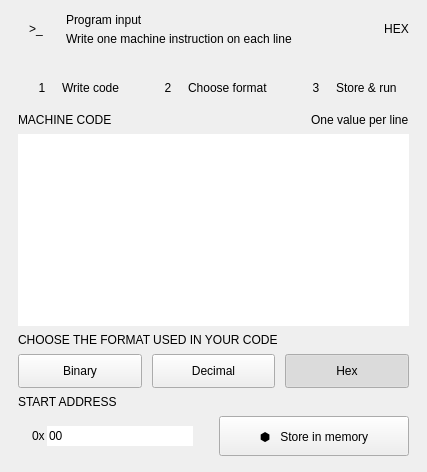
         <widget class="QFrame" name="inputCard">
          <property name="frameShape">
           <enum>QFrame::NoFrame</enum>
          </property>
          <property name="role" stdset="0">
           <string>card</string>
          </property>
          <layout class="QVBoxLayout" name="inputCardLayout">
           <property name="spacing">
            <number>0</number>
           </property>
           <property name="leftMargin">
            <number>0</number>
           </property>
           <property name="topMargin">
            <number>0</number>
           </property>
           <property name="rightMargin">
            <number>0</number>
           </property>
           <property name="bottomMargin">
            <number>0</number>
           </property>
           <item>
            <widget class="QFrame" name="inputHeader">
             <property name="frameShape">
              <enum>QFrame::NoFrame</enum>
             </property>
             <property name="role" stdset="0">
              <string>cardheader</string>
             </property>
             <layout class="QHBoxLayout" name="inputHeaderLayout">
              <property name="spacing">
               <number>12</number>
              </property>
              <property name="leftMargin">
               <number>18</number>
              </property>
              <property name="topMargin">
               <number>11</number>
              </property>
              <property name="rightMargin">
               <number>18</number>
              </property>
              <property name="bottomMargin">
               <number>11</number>
              </property>
              <item>
               <widget class="QLabel" name="inputIcon">
                <property name="text">
                 <string>&gt;_</string>
                </property>
                <property name="alignment">
                 <set>Qt::AlignCenter</set>
                </property>
                <property name="role" stdset="0">
                 <string>icon</string>
                </property>
                <property name="minimumSize">
                 <size>
                  <width>36</width>
                  <height>36</height>
                 </size>
                </property>
                <property name="maximumSize">
                 <size>
                  <width>36</width>
                  <height>36</height>
                 </size>
                </property>
               </widget>
              </item>
              <item>
               <layout class="QVBoxLayout" name="inputTitleLayout">
                <property name="spacing">
                 <number>2</number>
                </property>
                <property name="leftMargin">
                 <number>0</number>
                </property>
                <property name="topMargin">
                 <number>0</number>
                </property>
                <property name="rightMargin">
                 <number>0</number>
                </property>
                <property name="bottomMargin">
                 <number>0</number>
                </property>
                <item>
                 <widget class="QLabel" name="inputTitle">
                  <property name="text">
                   <string>Program input</string>
                  </property>
                  <property name="role" stdset="0">
                   <string>cardtitle</string>
                  </property>
                 </widget>
                </item>
                <item>
                 <widget class="QLabel" name="inputSubtitle">
                  <property name="text">
                   <string>Write one machine instruction on each line</string>
                  </property>
                  <property name="role" stdset="0">
                   <string>cardsub</string>
                  </property>
                 </widget>
                </item>
               </layout>
              </item>
              <item>
               <spacer name="inputHeaderSpacer">
                <property name="orientation">
                 <enum>Qt::Horizontal</enum>
                </property>
                <property name="sizeHint" stdset="0">
                 <size>
                  <width>20</width>
                  <height>10</height>
                 </size>
                </property>
               </spacer>
              </item>
              <item>
               <widget class="QLabel" name="formatBadge">
                <property name="text">
                 <string>HEX</string>
                </property>
                <property name="alignment">
                 <set>Qt::AlignCenter</set>
                </property>
                <property name="role" stdset="0">
                 <string>badge</string>
                </property>
               </widget>
              </item>
             </layout>
            </widget>
           </item>
           <item>
            <widget class="QFrame" name="inputBody">
             <property name="frameShape">
              <enum>QFrame::NoFrame</enum>
             </property>
             <layout class="QVBoxLayout" name="inputBodyLayout" stretch="0,0,1,0,0,0,0">
              <property name="spacing">
               <number>7</number>
              </property>
              <property name="leftMargin">
               <number>18</number>
              </property>
              <property name="topMargin">
               <number>12</number>
              </property>
              <property name="rightMargin">
               <number>18</number>
              </property>
              <property name="bottomMargin">
               <number>16</number>
              </property>
              <item>
               <widget class="QFrame" name="stepsFrame">
                <property name="frameShape">
                 <enum>QFrame::NoFrame</enum>
                </property>
                <layout class="QHBoxLayout" name="stepsLayout" stretch="0,0,1,0,0,1,0,0">
                 <property name="spacing">
                  <number>8</number>
                 </property>
                 <property name="leftMargin">
                  <number>12</number>
                 </property>
                 <property name="topMargin">
                  <number>6</number>
                 </property>
                 <property name="rightMargin">
                  <number>12</number>
                 </property>
                 <property name="bottomMargin">
                  <number>6</number>
                 </property>
                 <item>
                  <widget class="QLabel" name="step1Circle">
                   <property name="text">
                    <string>1</string>
                   </property>
                   <property name="alignment">
                    <set>Qt::AlignCenter</set>
                   </property>
                   <property name="role" stdset="0">
                    <string>stepcircle</string>
                   </property>
                   <property name="minimumSize">
                    <size>
                     <width>24</width>
                     <height>24</height>
                    </size>
                   </property>
                   <property name="maximumSize">
                    <size>
                     <width>24</width>
                     <height>24</height>
                    </size>
                   </property>
                  </widget>
                 </item>
                 <item>
                  <widget class="QLabel" name="step1Text">
                   <property name="text">
                    <string>Write code</string>
                   </property>
                   <property name="role" stdset="0">
                    <string>steptext</string>
                   </property>
                  </widget>
                 </item>
                 <item>
                  <widget class="QFrame" name="stepLine1">
                   <property name="frameShape">
                    <enum>QFrame::NoFrame</enum>
                   </property>
                   <property name="role" stdset="0">
                    <string>stepline</string>
                   </property>
                   <property name="maximumSize">
                    <size>
                     <width>16777215</width>
                     <height>1</height>
                    </size>
                   </property>
                   <property name="minimumSize">
                    <size>
                     <width>20</width>
                     <height>1</height>
                    </size>
                   </property>
                  </widget>
                 </item>
                 <item>
                  <widget class="QLabel" name="step2Circle">
                   <property name="text">
                    <string>2</string>
                   </property>
                   <property name="alignment">
                    <set>Qt::AlignCenter</set>
                   </property>
                   <property name="role" stdset="0">
                    <string>stepcircle</string>
                   </property>
                   <property name="minimumSize">
                    <size>
                     <width>24</width>
                     <height>24</height>
                    </size>
                   </property>
                   <property name="maximumSize">
                    <size>
                     <width>24</width>
                     <height>24</height>
                    </size>
                   </property>
                  </widget>
                 </item>
                 <item>
                  <widget class="QLabel" name="step2Text">
                   <property name="text">
                    <string>Choose format</string>
                   </property>
                   <property name="role" stdset="0">
                    <string>steptext</string>
                   </property>
                  </widget>
                 </item>
                 <item>
                  <widget class="QFrame" name="stepLine2">
                   <property name="frameShape">
                    <enum>QFrame::NoFrame</enum>
                   </property>
                   <property name="role" stdset="0">
                    <string>stepline</string>
                   </property>
                   <property name="maximumSize">
                    <size>
                     <width>16777215</width>
                     <height>1</height>
                    </size>
                   </property>
                   <property name="minimumSize">
                    <size>
                     <width>20</width>
                     <height>1</height>
                    </size>
                   </property>
                  </widget>
                 </item>
                 <item>
                  <widget class="QLabel" name="step3Circle">
                   <property name="text">
                    <string>3</string>
                   </property>
                   <property name="alignment">
                    <set>Qt::AlignCenter</set>
                   </property>
                   <property name="role" stdset="0">
                    <string>stepcircle</string>
                   </property>
                   <property name="minimumSize">
                    <size>
                     <width>24</width>
                     <height>24</height>
                    </size>
                   </property>
                   <property name="maximumSize">
                    <size>
                     <width>24</width>
                     <height>24</height>
                    </size>
                   </property>
                  </widget>
                 </item>
                 <item>
                  <widget class="QLabel" name="step3Text">
                   <property name="text">
                    <string>Store &amp; run</string>
                   </property>
                   <property name="role" stdset="0">
                    <string>steptext</string>
                   </property>
                  </widget>
                 </item>
                </layout>
               </widget>
              </item>
              <item>
               <layout class="QHBoxLayout" name="codeHeadLayout">
                <property name="spacing">
                 <number>0</number>
                </property>
                <property name="leftMargin">
                 <number>0</number>
                </property>
                <property name="topMargin">
                 <number>0</number>
                </property>
                <property name="rightMargin">
                 <number>0</number>
                </property>
                <property name="bottomMargin">
                 <number>0</number>
                </property>
                <item>
                 <widget class="QLabel" name="codeCaption">
                  <property name="text">
                   <string>MACHINE CODE</string>
                  </property>
                  <property name="role" stdset="0">
                   <string>cap</string>
                  </property>
                 </widget>
                </item>
                <item>
                 <spacer name="codeHeadSpacer">
                  <property name="orientation">
                   <enum>Qt::Horizontal</enum>
                  </property>
                  <property name="sizeHint" stdset="0">
                   <size>
                    <width>20</width>
                    <height>10</height>
                   </size>
                  </property>
                 </spacer>
                </item>
                <item>
                 <widget class="QLabel" name="codeHint">
                  <property name="text">
                   <string>One value per line</string>
                  </property>
                  <property name="role" stdset="0">
                   <string>hint</string>
                  </property>
                 </widget>
                </item>
               </layout>
              </item>
              <item>
               <widget class="CodeEditor" name="codeEditor">
                <property name="minimumSize">
                 <size>
                  <width>0</width>
                  <height>84</height>
                 </size>
                </property>
                <property name="frameShape">
                 <enum>QFrame::NoFrame</enum>
                </property>
               </widget>
              </item>
              <item>
               <widget class="QLabel" name="formatCaption">
                <property name="text">
                 <string>CHOOSE THE FORMAT USED IN YOUR CODE</string>
                </property>
                <property name="role" stdset="0">
                 <string>cap</string>
                </property>
               </widget>
              </item>
              <item>
               <layout class="QHBoxLayout" name="formatLayout">
                <property name="spacing">
                 <number>10</number>
                </property>
                <property name="leftMargin">
                 <number>0</number>
                </property>
                <property name="topMargin">
                 <number>0</number>
                </property>
                <property name="rightMargin">
                 <number>0</number>
                </property>
                <property name="bottomMargin">
                 <number>0</number>
                </property>
                <item>
                 <widget class="QPushButton" name="binaryButton">
                  <property name="text">
                   <string>Binary</string>
                  </property>
                  <property name="cursor">
                   <cursorShape>PointingHandCursor</cursorShape>
                  </property>
                  <property name="checkable">
                   <bool>true</bool>
                  </property>
                  <property name="autoExclusive">
                   <bool>true</bool>
                  </property>
                  <property name="minimumSize">
                   <size>
                    <width>0</width>
                    <height>34</height>
                   </size>
                  </property>
                  <property name="role" stdset="0">
                   <string>format</string>
                  </property>
                 </widget>
                </item>
                <item>
                 <widget class="QPushButton" name="decimalButton">
                  <property name="text">
                   <string>Decimal</string>
                  </property>
                  <property name="cursor">
                   <cursorShape>PointingHandCursor</cursorShape>
                  </property>
                  <property name="checkable">
                   <bool>true</bool>
                  </property>
                  <property name="autoExclusive">
                   <bool>true</bool>
                  </property>
                  <property name="minimumSize">
                   <size>
                    <width>0</width>
                    <height>34</height>
                   </size>
                  </property>
                  <property name="role" stdset="0">
                   <string>format</string>
                  </property>
                 </widget>
                </item>
                <item>
                 <widget class="QPushButton" name="hexButton">
                  <property name="text">
                   <string>Hex</string>
                  </property>
                  <property name="cursor">
                   <cursorShape>PointingHandCursor</cursorShape>
                  </property>
                  <property name="checkable">
                   <bool>true</bool>
                  </property>
                  <property name="autoExclusive">
                   <bool>true</bool>
                  </property>
                  <property name="checked">
                   <bool>true</bool>
                  </property>
                  <property name="minimumSize">
                   <size>
                    <width>0</width>
                    <height>34</height>
                   </size>
                  </property>
                  <property name="role" stdset="0">
                   <string>format</string>
                  </property>
                 </widget>
                </item>
               </layout>
              </item>
              <item>
               <widget class="QLabel" name="addressCaption">
                <property name="text">
                 <string>START ADDRESS</string>
                </property>
                <property name="role" stdset="0">
                 <string>cap</string>
                </property>
               </widget>
              </item>
              <item>
               <layout class="QHBoxLayout" name="addressLayout" stretch="1,0">
                <property name="spacing">
                 <number>12</number>
                </property>
                <property name="leftMargin">
                 <number>0</number>
                </property>
                <property name="topMargin">
                 <number>0</number>
                </property>
                <property name="rightMargin">
                 <number>0</number>
                </property>
                <property name="bottomMargin">
                 <number>0</number>
                </property>
                <item>
                 <widget class="QFrame" name="addressBox">
                  <property name="frameShape">
                   <enum>QFrame::NoFrame</enum>
                  </property>
                  <property name="minimumSize">
                   <size>
                    <width>0</width>
                    <height>40</height>
                   </size>
                  </property>
                  <layout class="QHBoxLayout" name="addressBoxLayout">
                   <property name="spacing">
                    <number>2</number>
                   </property>
                   <property name="leftMargin">
                    <number>14</number>
                   </property>
                   <property name="topMargin">
                    <number>0</number>
                   </property>
                   <property name="rightMargin">
                    <number>14</number>
                   </property>
                   <property name="bottomMargin">
                    <number>0</number>
                   </property>
                   <item>
                    <widget class="QLabel" name="addressPrefixLabel">
                     <property name="text">
                      <string>0x</string>
                     </property>
                     <property name="role" stdset="0">
                      <string>pcprefix</string>
                     </property>
                    </widget>
                   </item>
                   <item>
                    <widget class="QLineEdit" name="addressEdit">
                     <property name="text">
                      <string>00</string>
                     </property>
                     <property name="maxLength">
                      <number>2</number>
                     </property>
                     <property name="frame">
                      <bool>false</bool>
                     </property>
                    </widget>
                   </item>
                  </layout>
                 </widget>
                </item>
                <item>
                 <widget class="QPushButton" name="storeButton">
                  <property name="text">
                   <string>⬢   Store in memory</string>
                  </property>
                  <property name="cursor">
                   <cursorShape>PointingHandCursor</cursorShape>
                  </property>
                  <property name="minimumSize">
                   <size>
                    <width>190</width>
                    <height>40</height>
                   </size>
                  </property>
                 </widget>
                </item>
               </layout>
              </item>
             </layout>
            </widget>
           </item>
          </layout>
         </widget>
